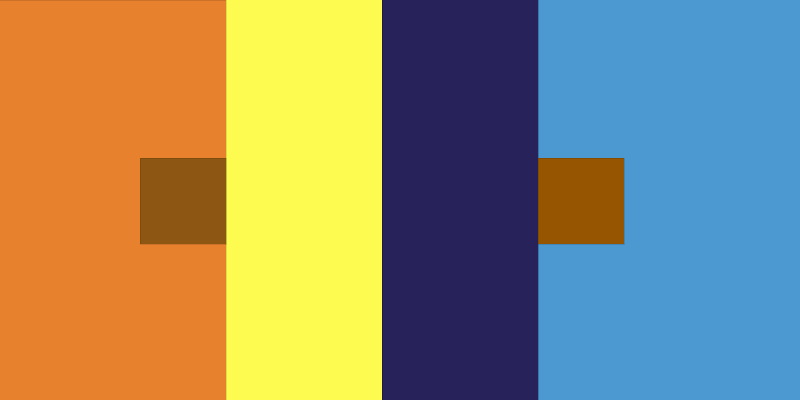
Frame 1 (no input)
Frame 60 (the mouse pressed at the canvas centre just before this capture): identical to frame 1, image omitted
Frame 120 (the mouse held since frame 60 and released just before this capture): identical to frame 1, image omitted

The Processing sketch that drew this single still picture (run headless with seeded random() and noise(); from frame 60 on, the mouse is pressed at the canvas centre):

// Processing sketch: a1r2_240220a_ShapeandColorPiece
// ── a1r2_240220a_ShapeandColorPiece.pde
/*
THE RELATIVITY OF COLOR
  Josef Albers (German, 1888–1976)
 
 https://www.themarginalian.org/2013/08/16/interaction-of-color-josef-albers-50th-anniversary/
 */


void setup() {
  size(800, 400);
}

void draw() {
  background(255);

  // the first rectangle needs to be placed and colored.
  strokeWeight(0);
  fill(#e8812d);
  rect(-2, 0, 228, 407);

  //the second rectangle is the light blue filled one and, it needs to be placed and colored.
  strokeWeight(0);
  fill(#4b99d0);
  rect(538, -3, 273, 410);

  //the third rectangle is the dark blue filled one and, it needs to be placed and colored.
  strokeWeight(0);
  fill(#28225a);
  rect(382, -1, 156, 404);

  //the forth rectangle is a neon yellow filled one and, it needs to be placed and colored.
  strokeWeight(0);
  fill(#fdfb50);
  rect(226, -1, 156, 403);

  // Now I'm going to do the dark orange/brown square
  strokeWeight(0);
  fill(#8e5613);
  square(140, 158, 86);

  // last, but not least, I'm going to do the lightish orange/brown square
  strokeWeight(0);
  fill(#965500);
  square(538, 158, 86);
}
